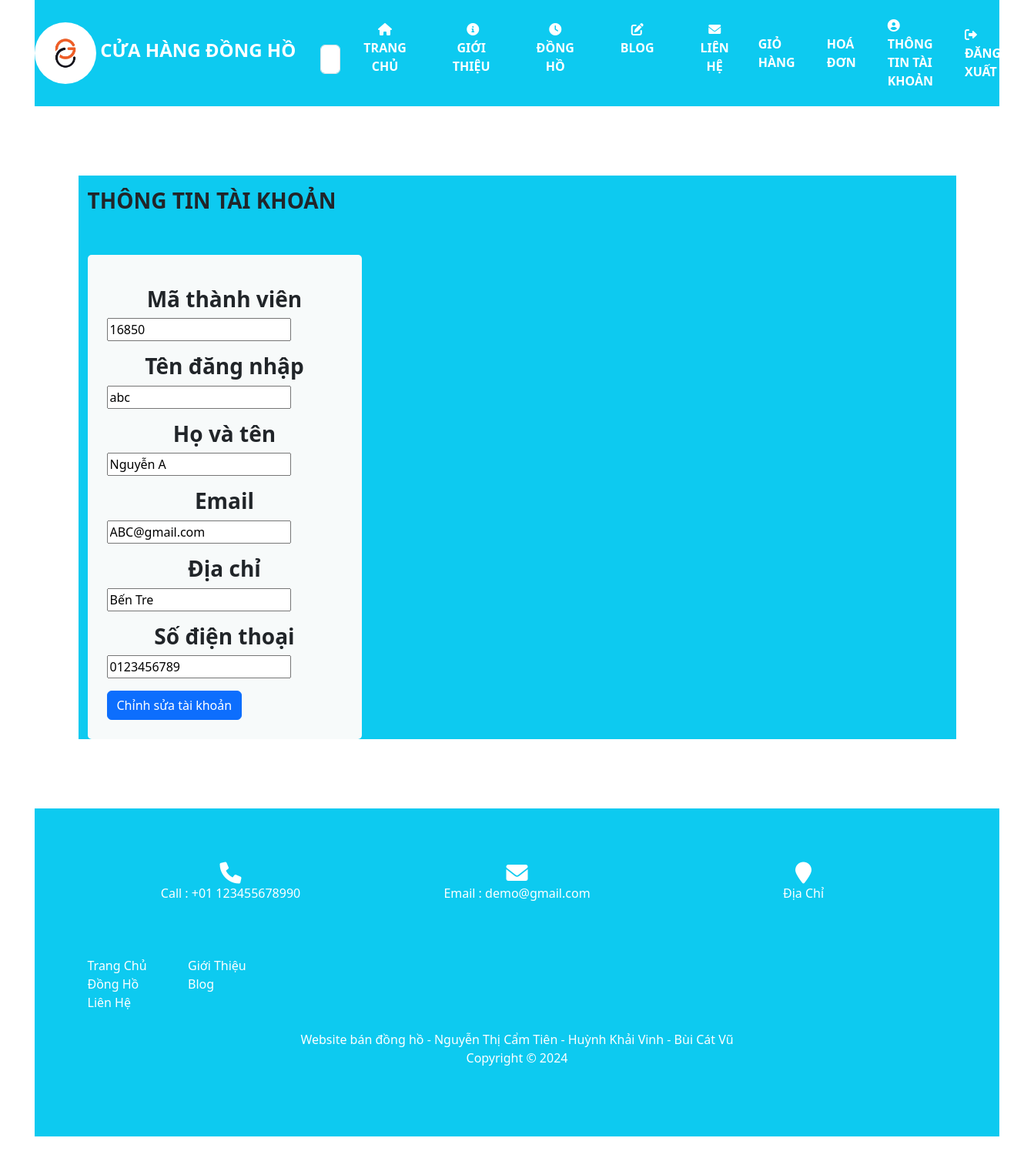
The app's page /thongtintaikhoan.php (signed in) with its own data.
### tables this page shows
CREATE TABLE `thanhvien` (
  `MaTV` varchar(10) NOT NULL,
  `Tendangnhap` varchar(10) NOT NULL,
  `Matkhau` text NOT NULL,
  `Hoten` varchar(50) NOT NULL,
  `Email` varchar(255) NOT NULL,
  `Diachi` varchar(255) NOT NULL,
  `Sdt` varchar(20) NOT NULL
);

### thongtintaikhoan.php (the view, shortened to what this page needs)
<?php include "views/header.php" ?>
<section class="furniture_section layout_padding">
    <div class="container bg-info detail-box">
        <div class="heading_container">
            <h2 class="text-center fw-bold fs-3 my-3 mb-2 text-dark">
                Thông tin tài khoản
            </h2>
        </div>
        <div class="row">
            <?php
        if (isset($_SESSION["user"])) {
            include "ketnoi/ketnoi.php";
            $tdn = $_SESSION["user"];
            $sql = "select * from thanhvien where Tendangnhap = '" . $tdn . "'";
            $kq = mysqli_query($kn, $sql);
            if (mysqli_num_rows($kq) == 1) {
                $row = mysqli_fetch_array($kq);
                echo ("<div class='col-md-6 col-lg-4'>
        <div class='box'>
        <div class='detail-box'>
        <h2 class='text-center fw-bold fs-3 my-3 mb-2 text-dark'>Mã thành viên</h2>
        <input type='text' id='Matv' readonly value='" . $row["MaTV"] . "'>
        <h2 class='text-center fw-bold fs-3 my-3 mb-2 text-dark'>Tên đăng nhập</h2>
        <input type='text' id='Tendangnhap' readonly value='" . $row["Tendangnhap"] . "' required>
        <h2 class='text-center fw-bold fs-3 my-3 mb-2 text-dark'>Họ và tên</h2>
        <input type='text' id='Hoten' readonly value='" . $row["Hoten"] . "' required>
        <h2 class='text-center fw-bold fs-3 my-3 mb-2 text-dark'>Email</h2>
        <input type='text' id='Email' readonly value='" . $row["Email"] . "' required>
        <h2 class='text-center fw-bold fs-3 my-3 mb-2 text-dark'>Địa chỉ</h2>
        <input type='text' id='Diachi' readonly value='" . $row["Diachi"] . "' required>
        <h2 class='text-center fw-bold fs-3 my-3 mb-2 text-dark'>Số điện thoại</h2>
        <input type='text' id='Sdt' readonly value='" . $row["Sdt"] . "' required>
        <h2 id='MK' hidden class='text-center fw-bold fs-3 my-3 mb-2 text-dark'>Mật khẩu</h2>
        <input type='text' id='Matkhau' readonly hidden value='' required>
        <h2 class='text-center fw-bold fs-3 my-3 mb-2 text-dark'></h2>
        <button id='btnEdit' onclick='editBeginFunction()' class='btn btn-primary text-white'>Chỉnh sửa tài khoản</button>
        <button id='btnEditxacnhan' onclick='editFunction()' hidden class='btn btn-primary text-white'>Xác nhận chỉnh sửa tài khoản</button>
        </div>
        </div>
        </div>");
            }
        }
        ?>
        </div>
    </div>
</section>
<?php include "views/info.php" ?>
<?php include "views/footer.php" ?>

### css/style.css (style rules this page uses)
body { font-family: Arial; color: #0c0c0c; background-color: #ffffff; overflow-x: hidden; }
.layout_padding { padding: 90px 0; }
.heading_container { display: -webkit-box; display: -ms-flexbox; display: flex; -webkit-box-orient: vertical; -webkit-box-direction: normal; -ms-flex-direction: column; flex-direction: column; -webkit-box-align: start; -ms-flex-align: start; align-items: flex-start; }
.heading_container h2 { position: relative; text-transform: uppercase; }
.btn, .btn:focus { outline: none !important; -webkit-box-shadow: none; box-shadow: none; }
.furniture_section .box { margin-top: 45px; background-color: #f7fafa; padding: 25px; border-radius: 5px; }
.furniture_section .box .detail-box { margin-top: 15px; }

### css/responsive.css (style rules this page uses)
@media (min-width: 1200px) { .container { max-width: 1170px; } }

### records on screen
thanhvien: MaTV "16850", Tendangnhap "abc", Hoten "Nguyễn A", Email "ABC@gmail.com", Diachi "Bến Tre", Sdt "0123456789"
